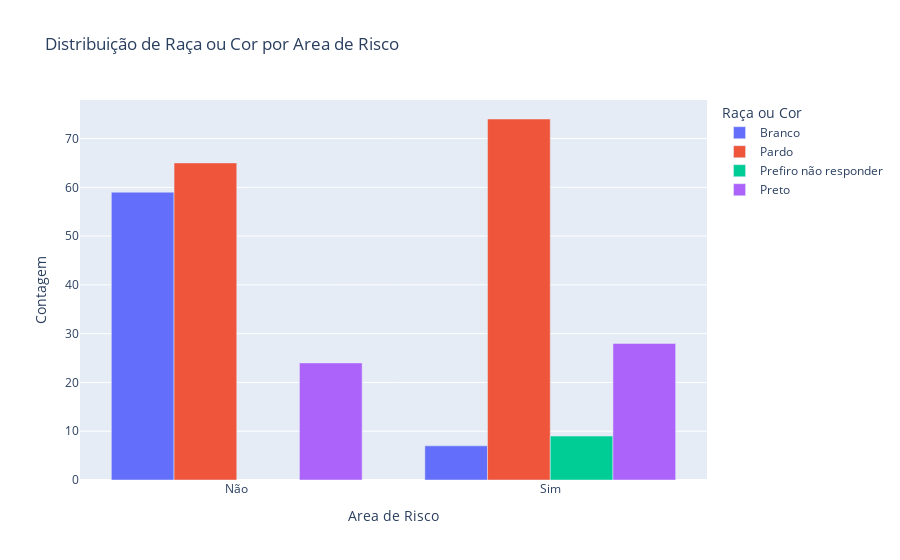

The cell this chart's notebook holds for it:
### Markdown cell above
### Relação entre Raça ou Cor com morar em Area De Risco

### Code cell
# Agrupar os dados por 'Area de Risco' e 'Raça ou Cor', contando as ocorrências
agrupado = df_renomeado.groupby(['Raça ou Cor', 'Area de Risco']).size().reset_index(name='Contagem')

# Criar gráfico de barras empilhadas
fig = px.bar(agrupado, 
             x='Area de Risco', 
             y='Contagem', 
             color='Raça ou Cor', 
             title='Distribuição de Raça ou Cor por Area de Risco',
             barmode='group') 
             
fig.show()

### Figure 1 — Plotly figure (JSON) as saved in the notebook; plotly's stock layout.template omitted (floating-point values rounded to 4 significant figures)
{"data": [{"alignmentgroup": "True", "hovertemplate": "Raça ou Cor=Branco<br>Area de Risco=%{x}<br>Contagem=%{y}<extra></extra>", "legendgroup": "Branco", "marker": {"color": "#636efa", "pattern": {"shape": ""}}, "name": "Branco", "offsetgroup": "Branco", "orientation": "v", "showlegend": true, "textposition": "auto", "type": "bar", "x": ["Não", "Sim"], "xaxis": "x", "y": [59, 7], "yaxis": "y"}, {"alignmentgroup": "True", "hovertemplate": "Raça ou Cor=Pardo<br>Area de Risco=%{x}<br>Contagem=%{y}<extra></extra>", "legendgroup": "Pardo", "marker": {"color": "#EF553B", "pattern": {"shape": ""}}, "name": "Pardo", "offsetgroup": "Pardo", "orientation": "v", "showlegend": true, "textposition": "auto", "type": "bar", "x": ["Não", "Sim"], "xaxis": "x", "y": [65, 74], "yaxis": "y"}, {"alignmentgroup": "True", "hovertemplate": "Raça ou Cor=Prefiro não responder<br>Area de Risco=%{x}<br>Contagem=%{y}<extra></extra>", "legendgroup": "Prefiro não responder", "marker": {"color": "#00cc96", "pattern": {"shape": ""}}, "name": "Prefiro não responder", "offsetgroup": "Prefiro não responder", "orientation": "v", "showlegend": true, "textposition": "auto", "type": "bar", "x": ["Sim"], "xaxis": "x", "y": [9], "yaxis": "y"}, {"alignmentgroup": "True", "hovertemplate": "Raça ou Cor=Preto<br>Area de Risco=%{x}<br>Contagem=%{y}<extra></extra>", "legendgroup": "Preto", "marker": {"color": "#ab63fa", "pattern": {"shape": ""}}, "name": "Preto", "offsetgroup": "Preto", "orientation": "v", "showlegend": true, "textposition": "auto", "type": "bar", "x": ["Não", "Sim"], "xaxis": "x", "y": [24, 28], "yaxis": "y"}], "layout": {"barmode": "group", "legend": {"title": {"text": "Raça ou Cor"}, "tracegroupgap": 0}, "title": {"text": "Distribuição de Raça ou Cor por Area de Risco"}, "xaxis": {"anchor": "y", "domain": [0, 1], "title": {"text": "Area de Risco"}}, "yaxis": {"anchor": "x", "domain": [0, 1], "title": {"text": "Contagem"}}}}
